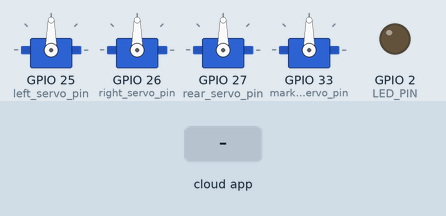
This sketch was run on a simulated ESP32. Shown: 4 × servo, output pins drawn as LEDs (lit = HIGH). The inputs (shaded band) are chosen by the test bench. The ROS host is connected and sends only what is stated.

Above: at 1.2 s.
1.3 s: the phone or cloud app sets pen1_down to 1
At 1.9 s:
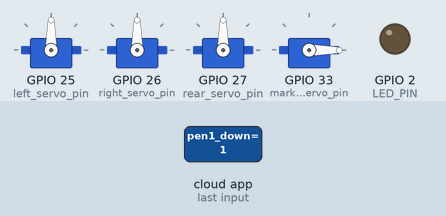
2.8 s: the phone or cloud app sets linear.x to -100
At 3.3 s:
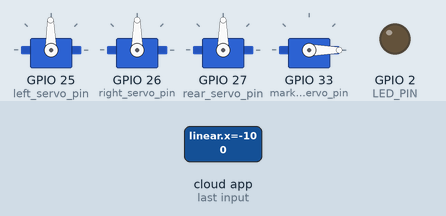
4.3 s: the phone or cloud app sets linear.x to 100
At 5.5 s:
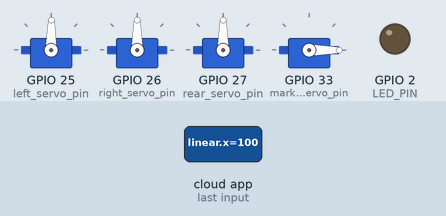
5.8 s: the phone or cloud app sets pen1_down to 0
At 6.9 s:
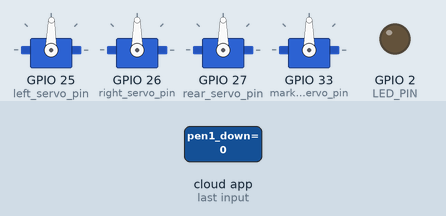
Timing chart, 0 to 8.3 s (numbered marks = the images above; inputs shaded):
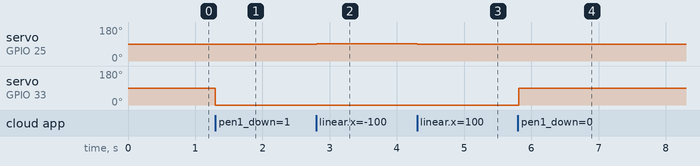

The sketch:

hola_bot.ino
```cpp
#include "wifi_creds.h"
#include "hb1_params.h"

#define left_servo_pin 25
#define right_servo_pin 26
#define rear_servo_pin 27
#define marker_servo_pin 33
#define LED_PIN 2

#include <WiFi.h>
#include <ESPmDNS.h>
#include <WiFiUdp.h>
#include <ArduinoOTA.h>
#include <iostream>

void ota_connection() {

  Serial.println("Booting");
  WiFi.mode(WIFI_STA);
  WiFi.begin(WIFI_SSID, WIFI_PWD);
  while (WiFi.waitForConnectResult() != WL_CONNECTED) {
    Serial.println("Connection Failed! Rebooting...");
    delay(5000);
    ESP.restart();
  }

  ArduinoOTA.setHostname(HOSTNAME);

  ArduinoOTA
    .onStart([]() {
      String type;
      if (ArduinoOTA.getCommand() == U_FLASH)
        type = "sketch";
      else  // U_SPIFFS
        type = "filesystem";

      // NOTE: if updating SPIFFS this would be the place to unmount SPIFFS using SPIFFS.end()
      Serial.println("Start updating " + type);
    })
    .onEnd([]() {
      Serial.println("\nEnd");
    })
    .onProgress([](unsigned int progress, unsigned int total) {
      Serial.printf("Progress: %u%%\r", (progress / (total / 100)));
    })
    .onError([](ota_error_t error) {
      Serial.printf("Error[%u]: ", error);
      if (error == OTA_AUTH_ERROR) Serial.println("Auth Failed");
      else if (error == OTA_BEGIN_ERROR) Serial.println("Begin Failed");
      else if (error == OTA_CONNECT_ERROR) Serial.println("Connect Failed");
      else if (error == OTA_RECEIVE_ERROR) Serial.println("Receive Failed");
      else if (error == OTA_END_ERROR) Serial.println("End Failed");
    });

  ArduinoOTA.begin();

  Serial.println("Ready");
  Serial.print("IP address: ");
  Serial.println(WiFi.localIP());
}

#include <micro_ros_arduino.h>

#include <stdio.h>
#include <rcl/rcl.h>
#include <rcl/error_handling.h>
#include <rclc/rclc.h>
#include <rclc/executor.h>

#include <geometry_msgs/msg/twist.h>
#include <std_msgs/msg/bool.h>

rcl_subscription_t subscriber_cmd;
rcl_subscription_t subscriber_pen;

geometry_msgs__msg__Twist cmd_msg;
std_msgs__msg__Bool pen_msg;

rclc_executor_t executor;
rclc_support_t support;
rcl_allocator_t allocator;
rcl_node_t node;
rcl_timer_t timer;

#define RCCHECK(fn) \
  { \
    rcl_ret_t temp_rc = fn; \
    if ((temp_rc != RCL_RET_OK)) { error_loop(); } \
  }
#define RCSOFTCHECK(fn) \
  { \
    rcl_ret_t temp_rc = fn; \
    if ((temp_rc != RCL_RET_OK)) {} \
  }


void error_loop() {
  while (1) {
    digitalWrite(LED_PIN, !digitalRead(LED_PIN));
    delay(100);
  }
}

typedef struct WheelForce {
  float left;
  float right;
  float rear;
} WheelForce;

// Declare a global instance of WheelForce
WheelForce force;

void cmd_callback(const void *msgin) {
  const geometry_msgs__msg__Twist *msg = (geometry_msgs__msg__Twist *)msgin;
  force.left = msg->linear.x;
  force.right = msg->linear.y;
  force.rear = msg->linear.z;
}

// Declare marker position
int marker = 0; //Marker UP

void pen_callback(const void *msgin) {
  const std_msgs__msg__Bool *msg = (std_msgs__msg__Bool *)msgin;
  marker=msg->data;
}

void micro_ros_setup() {
  set_microros_wifi_transports(WIFI_SSID, WIFI_PWD, LAPTOP_IP_ADD, 8888);

  allocator = rcl_get_default_allocator();

  //create init_options
  RCCHECK(rclc_support_init(&support, 0, NULL, &allocator));

  // create node
  RCCHECK(rclc_node_init_default(&node, NODE_NAME, "", &support));

  // create first subscriber
  RCCHECK(rclc_subscription_init_default(&subscriber_cmd, &node, ROSIDL_GET_MSG_TYPE_SUPPORT(geometry_msgs, msg, Twist), CMD_TOPIC_NAME));

  // create second subscriber
  RCCHECK(rclc_subscription_init_default(&subscriber_pen, &node, ROSIDL_GET_MSG_TYPE_SUPPORT(std_msgs, msg, Bool), PEN_TOPIC_NAME));

  // create executor
  RCCHECK(rclc_executor_init(&executor, &support.context, 2, &allocator));

  // add both subscribers to the executor
  RCCHECK(rclc_executor_add_subscription(&executor, &subscriber_cmd, &cmd_msg, &cmd_callback, ON_NEW_DATA));
  RCCHECK(rclc_executor_add_subscription(&executor, &subscriber_pen, &pen_msg, &pen_callback, ON_NEW_DATA));
}

#include <ESP32Servo.h>
#include <cmath>

Servo left_servo;
Servo right_servo;
Servo rear_servo;
Servo marker_servo;

void servo_init() {
  left_servo.attach(left_servo_pin);
  right_servo.attach(right_servo_pin);
  rear_servo.attach(rear_servo_pin);
  marker_servo.attach(marker_servo_pin);
}

void run_motors(float f_left, float f_right, float f_rear, float marker) {
  left_servo.write(90-f_left);
  right_servo.write(90-f_right);
  rear_servo.write(90-f_rear);
  if(HOSTNAME=="ESP32_HB1"){
    marker = 90*marker - 0;
  }
  if(HOSTNAME=="ESP32_HB2"){
    marker = 90*marker - 0;
  }
  if(HOSTNAME=="ESP32_HB3"){
    marker = 90*marker - 40;
  }
  marker_servo.write(90-marker);
}

// #####################################################################################
void setup() {
  Serial.begin(115200);

  // OTA SETUP
  // ota_connection();

  // MICRO ROS SETUP
  micro_ros_setup();

  // OUTPUTS
  servo_init();
  pinMode(LED_PIN, OUTPUT);
}

void loop() {
  // OTA
  // ArduinoOTA.handle();

  // MICRO ROS
  RCCHECK(rclc_executor_spin_some(&executor, RCL_MS_TO_NS(100)));

  // Motors
  run_motors(force.left, force.right, force.rear, marker);
}
```

hb1_params.h
```cpp
#define HOSTNAME "ESP32_HB1"
#define NODE_NAME "hb_1"
#define CMD_TOPIC_NAME "/cmd_vel/bot1"
#define PEN_TOPIC_NAME "/pen1_down"
```

wifi_creds.h
```cpp
#define WIFI_SSID "Tanishq's VivoBook"
#define WIFI_PWD "tanishq123"

#define LAPTOP_IP_ADD "10.42.0.1"

// #define WIFI_SSID "workshop"
// #define WIFI_PWD "workshop"

// #define LAPTOP_IP_ADD "192.168.0.190"
```

Measured:
- after the input at 1.3 s, servo on GPIO 33 (marker_servo_pin): 90° → 0° at once
- after the input at 2.8 s, servo on GPIO 25 (left_servo_pin): 90° → 91° at once
- after the input at 4.3 s, servo on GPIO 25 (left_servo_pin): 91° → 89° at once
- after the input at 5.8 s, servo on GPIO 33 (marker_servo_pin): 0° → 90° at once
